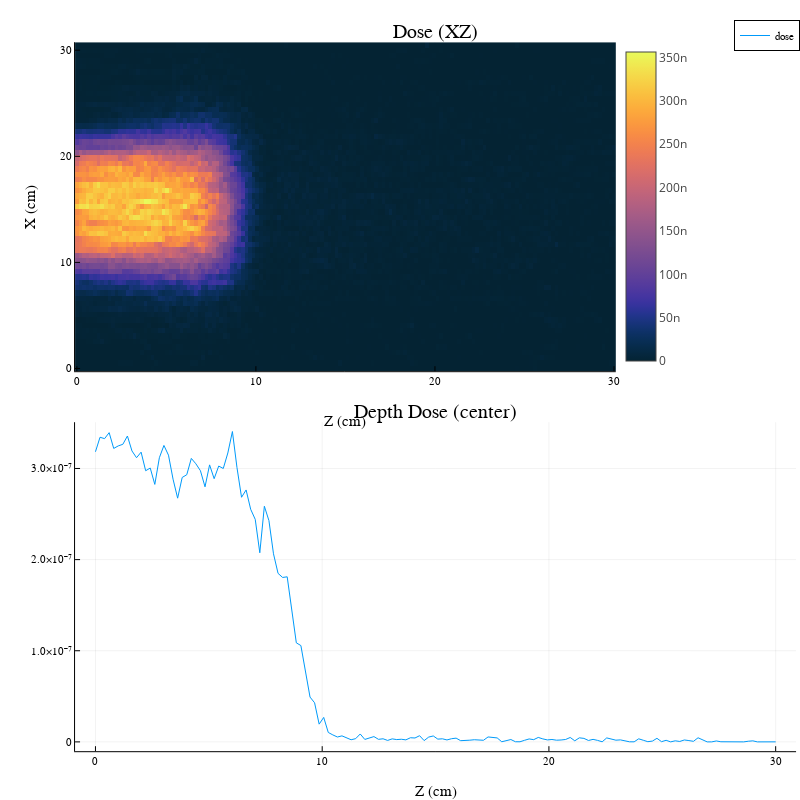

Notebook code for this chart:
### Markdown cell above
## Electron 20 Mev

### Code cell
SetParticleByName(app.generator, "e-")
SetParticleEnergy(app.generator, 20MeV)

beamOn(app, 100000)
do_plots(sc1)

### Figure 1 — Plotly figure (JSON) as saved in the notebook; plotly's stock layout.template omitted (floating-point values rounded to 4 significant figures; data arrays with more than 128 entries replaced by an {"elided": "..."} marker saying what was removed)
{"data": [{"colorbar": {"len": 0.4329, "title": "", "x": 0.7698, "y": 0.7543}, "colorscale": {"elided": "256x2 mixed values"}, "name": "y1", "showlegend": false, "showscale": true, "type": "heatmap", "x": {"elided": "151 float values"}, "xaxis": "x1", "y": [-0.2542, 0.2542, 0.7625, 1.271, 1.779, 2.288, 2.796, 3.304, 3.812, 4.321, 4.829, 5.338, 5.846, 6.354, 6.862, 7.371, 7.879, 8.387, 8.896, 9.404, 9.912, 10.42, 10.93, 11.44, 11.95, 12.45, 12.96, 13.47, 13.98, 14.49, 15.0, 15.5, 16.01, 16.52, 17.03, 17.54, 18.05, 18.55, 19.06, 19.57, 20.08, 20.59, 21.1, 21.6, 22.11, 22.62, 23.13, 23.64, 24.15, 24.65, 25.16, 25.67, 26.18, 26.69, 27.2, 27.7, 28.21, 28.72, 29.23, 29.74, 30.25, 30.75], "yaxis": "y1", "z": {"elided": "61x150 float values"}, "zmax": 3.56e-07, "zmin": 0}, {"colorbar": {"len": 0.4329, "title": "", "x": 0.9951, "y": 0.2543}, "legendgroup": "dose", "line": {"color": "rgba(0, 154, 250, 1.000)", "dash": "solid", "shape": "linear", "width": 1}, "mode": "lines", "name": "dose", "showlegend": true, "type": "scatter", "x": {"elided": "150 float values"}, "xaxis": "x2", "y": {"elided": "150 float values"}, "yaxis": "y2"}], "layout": {"annotations": [{"font": {"color": "rgba(0, 0, 0, 1.000)", "family": "sans-serif", "size": 20}, "rotation": 0, "showarrow": false, "text": "Dose (XZ)", "x": 0.5444, "xanchor": "center", "xref": "paper", "y": 1, "yanchor": "top", "yref": "paper"}, {"font": {"color": "rgba(0, 0, 0, 1.000)", "family": "sans-serif", "size": 20}, "rotation": 0, "showarrow": false, "text": "Depth Dose (center)", "x": 0.5444, "xanchor": "center", "xref": "paper", "y": 0.5, "yanchor": "top", "yref": "paper"}], "height": 800, "legend": {"bgcolor": "rgba(255, 255, 255, 1.000)", "bordercolor": "rgba(0, 0, 0, 1.000)", "borderwidth": 1, "font": {"color": "rgba(0, 0, 0, 1.000)", "family": "sans-serif", "size": 11}, "title": {"font": {"color": "rgba(0, 0, 0, 1.000)", "family": "sans-serif", "size": 15}, "text": ""}, "tracegroupgap": 0, "traceorder": "normal", "x": 1, "xanchor": "auto", "y": 1, "yanchor": "auto"}, "margin": {"b": 20, "l": 0, "r": 0, "t": 20}, "paper_bgcolor": "rgba(255, 255, 255, 1.000)", "plot_bgcolor": "rgba(255, 255, 255, 1.000)", "showlegend": true, "width": 800, "xaxis1": {"anchor": "y1", "domain": [0.09381, 0.7698], "gridcolor": "rgba(0, 0, 0, 0.100)", "gridwidth": 0.5, "linecolor": "rgba(0, 0, 0, 1.000)", "mirror": false, "range": [-0.1007, 30.1], "showgrid": true, "showline": true, "showticklabels": true, "tickangle": 0, "tickcolor": "rgb(0, 0, 0)", "tickfont": {"color": "rgba(0, 0, 0, 1.000)", "family": "sans-serif", "size": 11}, "tickmode": "array", "ticks": "inside", "ticktext": ["0", "10", "20", "30"], "tickvals": [0, 10, 20, 30], "title": "Z (cm)", "titlefont": {"color": "rgba(0, 0, 0, 1.000)", "family": "sans-serif", "size": 15}, "type": "-", "visible": true, "zeroline": false, "zerolinecolor": "rgba(0, 0, 0, 1.000)"}, "xaxis2": {"anchor": "y2", "domain": [0.09381, 0.9951], "gridcolor": "rgba(0, 0, 0, 0.100)", "gridwidth": 0.5, "linecolor": "rgba(0, 0, 0, 1.000)", "mirror": false, "range": [-0.9, 30.9], "showgrid": true, "showline": true, "showticklabels": true, "tickangle": 0, "tickcolor": "rgb(0, 0, 0)", "tickfont": {"color": "rgba(0, 0, 0, 1.000)", "family": "sans-serif", "size": 11}, "tickmode": "array", "ticks": "inside", "ticktext": ["0", "10", "20", "30"], "tickvals": [0, 10, 20, 30], "title": "Z (cm)", "titlefont": {"color": "rgba(0, 0, 0, 1.000)", "family": "sans-serif", "size": 15}, "type": "-", "visible": true, "zeroline": false, "zerolinecolor": "rgba(0, 0, 0, 1.000)"}, "yaxis1": {"anchor": "x1", "domain": [0.5379, 0.9708], "gridcolor": "rgba(0, 0, 0, 0.100)", "gridwidth": 0.5, "linecolor": "rgba(0, 0, 0, 1.000)", "mirror": false, "range": [-0.2542, 30.75], "showgrid": true, "showline": true, "showticklabels": true, "tickangle": 0, "tickcolor": "rgb(0, 0, 0)", "tickfont": {"color": "rgba(0, 0, 0, 1.000)", "family": "sans-serif", "size": 11}, "tickmode": "array", "ticks": "inside", "ticktext": ["0", "10", "20", "30"], "tickvals": [0, 10, 20, 30], "title": "X (cm)", "titlefont": {"color": "rgba(0, 0, 0, 1.000)", "family": "sans-serif", "size": 15}, "type": "-", "visible": true, "zeroline": false, "zerolinecolor": "rgba(0, 0, 0, 1.000)"}, "yaxis2": {"anchor": "x2", "domain": [0.03791, 0.4708], "gridcolor": "rgba(0, 0, 0, 0.100)", "gridwidth": 0.5, "linecolor": "rgba(0, 0, 0, 1.000)", "mirror": false, "range": [-1.022e-08, 3.508e-07], "showgrid": true, "showline": true, "showticklabels": true, "tickangle": 0, "tickcolor": "rgb(0, 0, 0)", "tickfont": {"color": "rgba(0, 0, 0, 1.000)", "family": "sans-serif", "size": 11}, "tickmode": "array", "ticks": "inside", "ticktext": ["0", "1.0×10⁻⁷", "2.0×10⁻⁷", "3.0×10⁻⁷"], "tickvals": [0, 1e-07, 2e-07, 3e-07], "title": "", "titlefont": {"color": "rgba(0, 0, 0, 1.000)", "family": "sans-serif", "size": 15}, "type": "-", "visible": true, "zeroline": false, "zerolinecolor": "rgba(0, 0, 0, 1.000)"}}}
